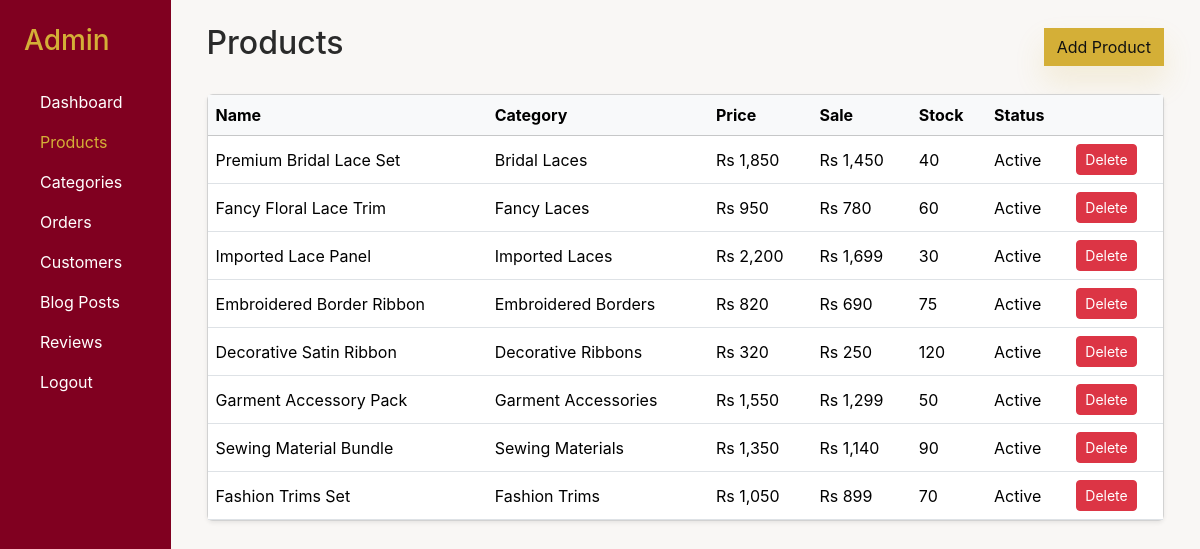
The app's page /admin/products.php (signed in) with its own data.
### tables this page shows
CREATE TABLE IF NOT EXISTS products (
    id INT UNSIGNED AUTO_INCREMENT PRIMARY KEY,
    category_id INT UNSIGNED NOT NULL,
    name VARCHAR(200) NOT NULL,
    price DECIMAL(10,2) NOT NULL DEFAULT 0,
    sale_price DECIMAL(10,2) NOT NULL DEFAULT 0,
    description TEXT,
    short_description VARCHAR(400),
    stock INT UNSIGNED NOT NULL DEFAULT 0,
    rating DECIMAL(3,2) NOT NULL DEFAULT 4.80,
    reviews_count INT UNSIGNED NOT NULL DEFAULT 0,
    color VARCHAR(80) NULL,
    material VARCHAR(120) NULL,
    width VARCHAR(80) NULL,
    status TINYINT(1) NOT NULL DEFAULT 1,
    created_at DATETIME NOT NULL DEFAULT CURRENT_TIMESTAMP,
    FOREIGN KEY (category_id) REFERENCES categories(id) ON DELETE CASCADE
);

CREATE TABLE IF NOT EXISTS categories (
    id INT UNSIGNED AUTO_INCREMENT PRIMARY KEY,
    name VARCHAR(120) NOT NULL UNIQUE,
    created_at DATETIME NOT NULL DEFAULT CURRENT_TIMESTAMP
);

### includes/functions.php (called while the page is built, shortened)
<?php
function esc($text) {
    return htmlspecialchars($text, ENT_QUOTES, 'UTF-8');
}
function format_currency($amount) {
    return 'Rs ' . number_format($amount, 0, '.', ',');
}

### admin/products.php (the view, shortened to what this page needs)
<?php
require_once __DIR__ . '/header.php';
$products = $pdo->query('SELECT p.*, c.name AS category_name FROM products p JOIN categories c ON p.category_id = c.id ORDER BY p.created_at DESC')->fetchAll();
?>
<div class="container-fluid">
    <div class="row mb-4">
        <div class="col-12 d-flex justify-content-between align-items-center"><h2>Products</h2><button class="btn btn-gold" data-bs-toggle="collapse" data-bs-target="#productForm">Add Product</button></div>
    </div>
    <div class="card shadow-sm">
        <div class="table-responsive">
            <table class="table align-middle mb-0">
                <thead class="table-light"><tr><th>Name</th><th>Category</th><th>Price</th><th>Sale</th><th>Stock</th><th>Status</th><th></th></tr></thead>
                <tbody>
                    <?php foreach ($products as $product): ?>
                    <tr>
                        <td><?php echo esc($product['name']); ?></td>
                        <td><?php echo esc($product['category_name']); ?></td>
                        <td><?php echo format_currency($product['price']); ?></td>
                        <td><?php echo format_currency($product['sale_price']); ?></td>
                        <td><?php echo esc($product['stock']); ?></td>
                        <td><?php echo $product['status'] ? 'Active' : 'Draft'; ?></td>
                        <td>
                            <form method="post" class="d-inline">
                                <button class="btn btn-sm btn-danger" name="delete_product" value="<?php echo esc($product['id']); ?>">Delete</button>
                            </form>
                        </td>
                    </tr>
                    <?php endforeach; ?>
                </tbody>
            </table>
        </div>
    </div>
</div>
<?php require_once __DIR__ . '/footer.php'; ?>

### assets/css/style.css (style rules this page uses)
:root { --primary: #800020; --secondary: #d4af37; --bg: #f9f7f5; --surface: #ffffff; --text: #2a2a2a; --muted: #6c6c6c; --border: rgba(128,0,32,0.12); }
* { box-sizing: border-box; }
html { scroll-behavior: smooth; }
body { margin: 0; font-family: 'Inter', sans-serif; background: var(--bg); color: var(--text); transition: background .35s ease, color .35s ease, opacity .35s ease; }
.btn-primary, .btn-secondary, .btn-gold { border-radius: 0; transition: transform .3s ease, box-shadow .3s ease, background .25s ease; }
.btn-gold { background: var(--secondary); color: #111; border: 1px solid rgba(212,175,55,0.95); box-shadow: 0 16px 30px rgba(212,175,55,0.16); }

### records on screen
products: name "Premium Bridal Lace Set", category.name "Bridal Laces", price "Rs 1,850", sale_price "Rs 1,450", stock "40", status "Active", $product['id'] 1 (drawn)
products: name "Fancy Floral Lace Trim", category.name "Fancy Laces", price "Rs 950", sale_price "Rs 780", stock "60", status "Active", $product['id'] 2 (drawn)
products: name "Imported Lace Panel", category.name "Imported Laces", price "Rs 2,200", sale_price "Rs 1,699", stock "30", status "Active", $product['id'] 3 (drawn)
products: name "Embroidered Border Ribbon", category.name "Embroidered Borders", price "Rs 820", sale_price "Rs 690", stock "75", status "Active", $product['id'] 4 (drawn)
products: name "Decorative Satin Ribbon", category.name "Decorative Ribbons", price "Rs 320", sale_price "Rs 250", stock "120", status "Active", $product['id'] 5 (drawn)
products: name "Garment Accessory Pack", category.name "Garment Accessories", price "Rs 1,550", sale_price "Rs 1,299", stock "50", status "Active", $product['id'] 6 (drawn)
products: name "Sewing Material Bundle", category.name "Sewing Materials", price "Rs 1,350", sale_price "Rs 1,140", stock "90", status "Active", $product['id'] 7 (drawn)
products: name "Fashion Trims Set", category.name "Fashion Trims", price "Rs 1,050", sale_price "Rs 899", stock "70", status "Active", $product['id'] 8 (drawn)
